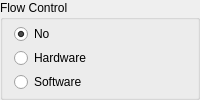
         <widget class="QGroupBox" name="gbFlowControl">
          <property name="sizePolicy">
           <sizepolicy hsizetype="Preferred" vsizetype="Preferred">
            <horstretch>0</horstretch>
            <verstretch>0</verstretch>
           </sizepolicy>
          </property>
          <property name="maximumSize">
           <size>
            <width>16777215</width>
            <height>100</height>
           </size>
          </property>
          <property name="title">
           <string>Flow Control</string>
          </property>
          <layout class="QVBoxLayout" name="verticalLayout_8">
           <property name="spacing">
            <number>0</number>
           </property>
           <property name="topMargin">
            <number>0</number>
           </property>
           <property name="bottomMargin">
            <number>0</number>
           </property>
           <item>
            <widget class="QRadioButton" name="rbFlowControl0">
             <property name="text">
              <string>No</string>
             </property>
             <property name="checked">
              <bool>true</bool>
             </property>
             <attribute name="buttonGroup">
              <string notr="true">bgFlowControl</string>
             </attribute>
            </widget>
           </item>
           <item>
            <widget class="QRadioButton" name="rbFlowControl1">
             <property name="text">
              <string>Hardware</string>
             </property>
             <attribute name="buttonGroup">
              <string notr="true">bgFlowControl</string>
             </attribute>
            </widget>
           </item>
           <item>
            <widget class="QRadioButton" name="rbFlowControl2">
             <property name="text">
              <string>Software</string>
             </property>
             <attribute name="buttonGroup">
              <string notr="true">bgFlowControl</string>
             </attribute>
            </widget>
           </item>
          </layout>
         </widget>
